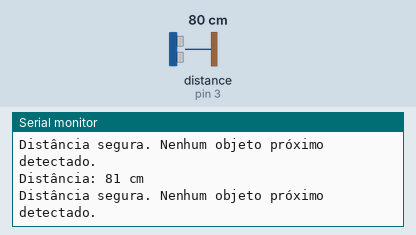
Recording of a sketch running on a simulated Arduino Uno, built with avr-gcc and run on an emulated ATmega328P. Parts: the last lines printed to the serial monitor. The test bench sets the inputs (shaded band); at power-on: distance to the obstacle (sensor on pin 3) 80 cm. The echo pulse lasts 58.3 µs per cm.

Above: at 1.8 s.
1.9 s: distance to the obstacle (sensor on pin 3) set to 33 cm
At 2.9 s:
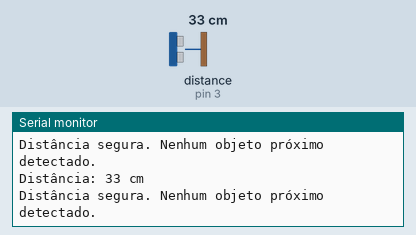
3.4 s: distance to the obstacle (sensor on pin 3) set to 26 cm
At 4.6 s:
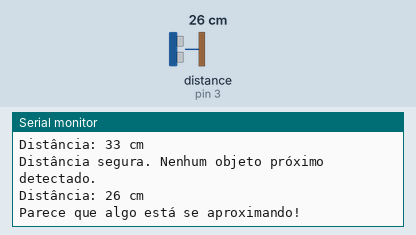
6.5 s: distance to the obstacle (sensor on pin 3) set to 11 cm
At 7.8 s:
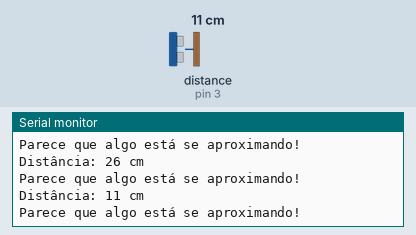
8.0 s: distance to the obstacle (sensor on pin 3) set to 8 cm
At 8.9 s:
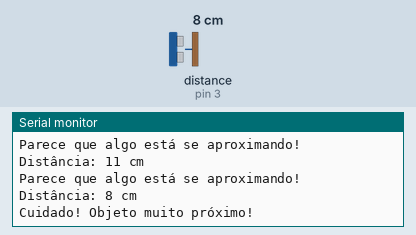
Timing chart, 0 to 11.0 s (numbered marks = the images above; inputs shaded):
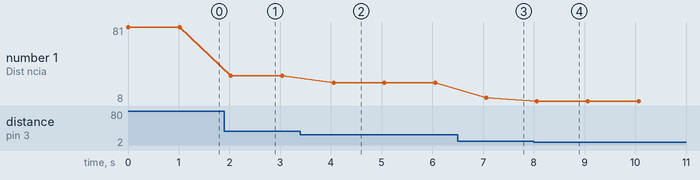

Measured:
- the behaviour switches between 30 and 29 cm on distance to the obstacle (sensor on pin 3) (found by bisection; images 1 and 2)
- the behaviour switches between 10 and 9 cm on distance to the obstacle (sensor on pin 3) (found by bisection; images 3 and 4)
- after the input at 1.9 s, the serial monitor: prints a new line after 0.13 s (image 1)
- after the input at 3.4 s, the serial monitor: prints a new line after 0.65 s (image 2)
- after the input at 6.5 s, the serial monitor: prints a new line after 0.56 s (image 3)
- after the input at 8.0 s, the serial monitor: prints a new line after 0.06 s (image 4)
- plotted number 1: 81 → 33 after the input at 1.9 s, 33 → 26 after the input at 3.4 s, 26 → 11 after the input at 6.5 s, 11 → 8 after the input at 8.0 s

The sketch:

Experimento01_SUPER.ino
```cpp
// Projeto: SUPER - Projeto para Educação e Pesquisa 2023
// Task: WP3-CETELI-3-IoT
// Instrutor: Andrey Bessa
// Experimento 01


// Incluindo a biblioteca para o sensor HC-SR04
#include <NewPing.h>

// Definindo os pinos para o trigger e o echo do sensor
#define TRIGGER_PIN 2
#define ECHO_PIN 3

// Criando uma instância do objeto NewPing para o sensor HC-SR04
NewPing sonar(TRIGGER_PIN, ECHO_PIN);

void setup() {
  // Inicializando a comunicação serial
  Serial.begin(9600);
}

void loop() {
  // Realizando a medição da distância
  unsigned int distance = sonar.ping_cm();

  // Verificando se a medição foi bem-sucedida
  if (distance == 0) {
    Serial.println("Erro na medição. Distância não detectada.");
  } else {
    // Imprimindo a distância no monitor serial
    Serial.print("Distância: ");
    Serial.print(distance);
    Serial.println(" cm");

    // Imprimindo uma mensagem com base na distância medida
    if (distance < 10) {
      Serial.println("Cuidado! Objeto muito próximo!");
    } else if (distance < 30) {
      Serial.println("Parece que algo está se aproximando!");
    } else {
      Serial.println("Distância segura. Nenhum objeto próximo detectado.");
    }
  }

  // Aguardando um pequeno intervalo de tempo antes de realizar a próxima medição
  delay(1000);
}
```
